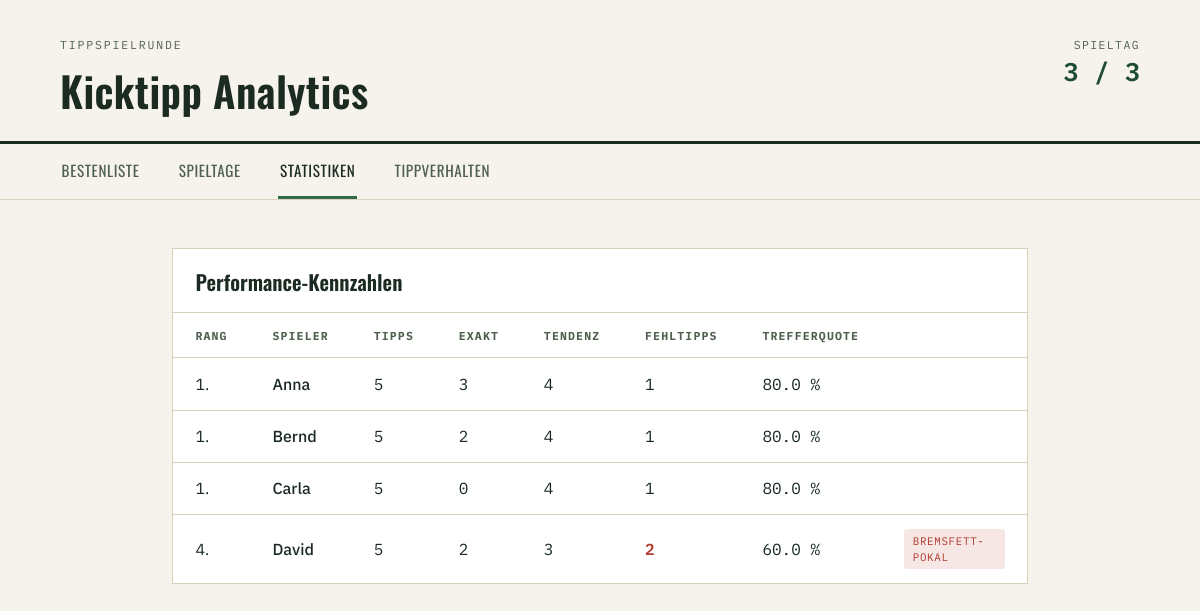
The page /statistiken on the database its author committed.
### tables this page shows
CREATE TABLE fact_player_statistics (
	player_id VARCHAR NOT NULL, 
	total_tips INTEGER NOT NULL, 
	exact_hits INTEGER NOT NULL, 
	tendency_hits INTEGER NOT NULL, 
	misses INTEGER NOT NULL, 
	hit_rate FLOAT NOT NULL, 
	PRIMARY KEY (player_id), 
	FOREIGN KEY(player_id) REFERENCES dim_player (player_id)
);

CREATE TABLE dim_player (
	player_id VARCHAR NOT NULL, 
	display_name VARCHAR NOT NULL, 
	PRIMARY KEY (player_id)
);

### frontend/app.py (the view)
@app.route("/statistiken")
def statistics():
    return render_template("statistics.html", stats=data_access.statistics_table())

### frontend/app.py (called while the page is built)
@app.context_processor
def inject_globals():
    return {
        "latest_matchday": data_access.latest_matchday_number(),
        "all_matchdays": data_access.all_matchday_numbers(),
        "has_data": data_access.has_data(),
    }

### frontend/data_access.py (called while the page is built)
def has_data() -> bool:
    with get_engine().connect() as conn:
        count = conn.execute(select(func.count()).select_from(dim_player)).scalar()
        return bool(count)

def latest_matchday_number() -> int | None:
    with get_engine().connect() as conn:
        return conn.execute(select(func.max(dim_match.c.matchday_number))).scalar()

def all_matchday_numbers() -> list[int]:
    with get_engine().connect() as conn:
        rows = conn.execute(
            select(dim_match.c.matchday_number).distinct().order_by(dim_match.c.matchday_number)
        ).all()
        return [r[0] for r in rows]

def assign_competition_rank(stats: list[dict], key: str) -> None:
    rank = 0
    previous_value = None
    for index, entry in enumerate(stats, start=1):
        value = entry[key]
        if value != previous_value:
            rank = index
            previous_value = value
        entry["rank"] = rank

### frontend/templates/statistics.html (shortened to what this page needs)
{% extends "base.html" %}
{% block content %}
<section class="panel">
  <h2 class="panel__title">Performance-Kennzahlen</h2>
  <table class="ranking-table">
    <thead>
      <tr>
        <th class="rank-col">Rang</th>
        <th>Spieler</th>
        <th class="num-col">Tipps</th>
        <th class="num-col">Exakt</th>
        <th class="num-col">Tendenz</th>
        <th class="num-col">Fehltipps</th>
        <th class="num-col">Trefferquote</th>
        <th></th>
      </tr>
    </thead>
    <tbody>
      {% for s in stats %}
      <tr>
        <td class="rank-col">{{ s.rank }}.</td>
        <td class="player-col">{{ s.display_name }}</td>
        <td class="num-col">{{ s.total_tips }}</td>
        <td class="num-col">{{ s.exact_hits }}</td>
        <td class="num-col">{{ s.tendency_hits }}</td>
        <td class="num-col {% if s.is_bremsfett_leader %}is-bremsfett{% endif %}">{{ s.misses }}</td>
        <td class="num-col">{{ (s.hit_rate * 100) | round(0, 'floor') }}&nbsp;%</td>
        <td>{% if s.is_bremsfett_leader %}<span class="badge badge--bremsfett">Bremsfett-Pokal</span>{% endif %}</td>
      </tr>
      {% endfor %}
    </tbody>
  </table>
</section>
{% endblock %}

### frontend/static/style.css (style rules this page uses)
:root { --paper: #F6F3EC; --ink: #1B2B22; --ink-soft: #50604F; --pitch: #2F6B44; --pitch-dark: #1F4D31; --gold: #C8962C; --cardred: #B23A2E; --blue: #3A5A78; --orange: #C4822D; --terracotta: #A85C3B; --line: #DAD2BE; --panel: #FFFFFF; --font-display: "Oswald", sans-serif; --font-body: "IBM Plex Sans", sans-serif; --font-mono: "IBM Plex Mono", monospace; }
* { box-sizing: border-box; }
body { margin: 0; background: var(--paper); color: var(--ink); font-family: var(--font-body); font-size: 16px; line-height: 1.5; }
.panel { background: var(--panel); border: 1px solid var(--line); }
.panel__title { font-family: var(--font-display); font-weight: 600; font-size: 1.3rem; margin: 0; padding: 1.1rem 1.4rem 0.9rem; border-bottom: 1px solid var(--line); }
.ranking-table { width: 100%; border-collapse: collapse; }
.ranking-table th, .ranking-table td { padding: 0.85rem 1.4rem; text-align: left; border-bottom: 1px solid var(--line); }
.ranking-table thead th { font-family: var(--font-mono); font-size: 0.72rem; letter-spacing: 0.1em; text-transform: uppercase; color: var(--ink-soft); }
.ranking-table tbody tr:last-child td { border-bottom: none; }
.num-col { font-family: var(--font-mono); text-align: right; }
.rank-col { width: 2.5rem; text-align: center; }
.player-col { font-weight: 500; }
.is-bremsfett { color: var(--cardred); font-weight: 600; }
.badge { display: inline-block; font-family: var(--font-mono); font-size: 0.68rem; letter-spacing: 0.06em; text-transform: uppercase; padding: 0.25rem 0.55rem; border-radius: 3px; }
.badge--bremsfett { background: rgba(178, 58, 46, 0.12); color: var(--cardred); }

### rows shown on the page
fact_player_statistics: rank "1", display_name "Anna", total_tips "5", exact_hits "3", tendency_hits "4", misses "1", (s.hit_rate*100)|round(0,'floor') "80.0"
fact_player_statistics: rank "1", display_name "Bernd", total_tips "5", exact_hits "2", tendency_hits "4", misses "1", (s.hit_rate*100)|round(0,'floor') "80.0"
fact_player_statistics: rank "1", display_name "Carla", total_tips "5", exact_hits "0", tendency_hits "4", misses "1", (s.hit_rate*100)|round(0,'floor') "80.0"
fact_player_statistics: rank "4", display_name "David", total_tips "5", exact_hits "2", tendency_hits "3", misses "2", (s.hit_rate*100)|round(0,'floor') "60.0", shows "BREMSFETT-POKAL"

### other values the page prints
{{ latest_matchday }} "3"
{{ all_matchdays | length }} "3"
